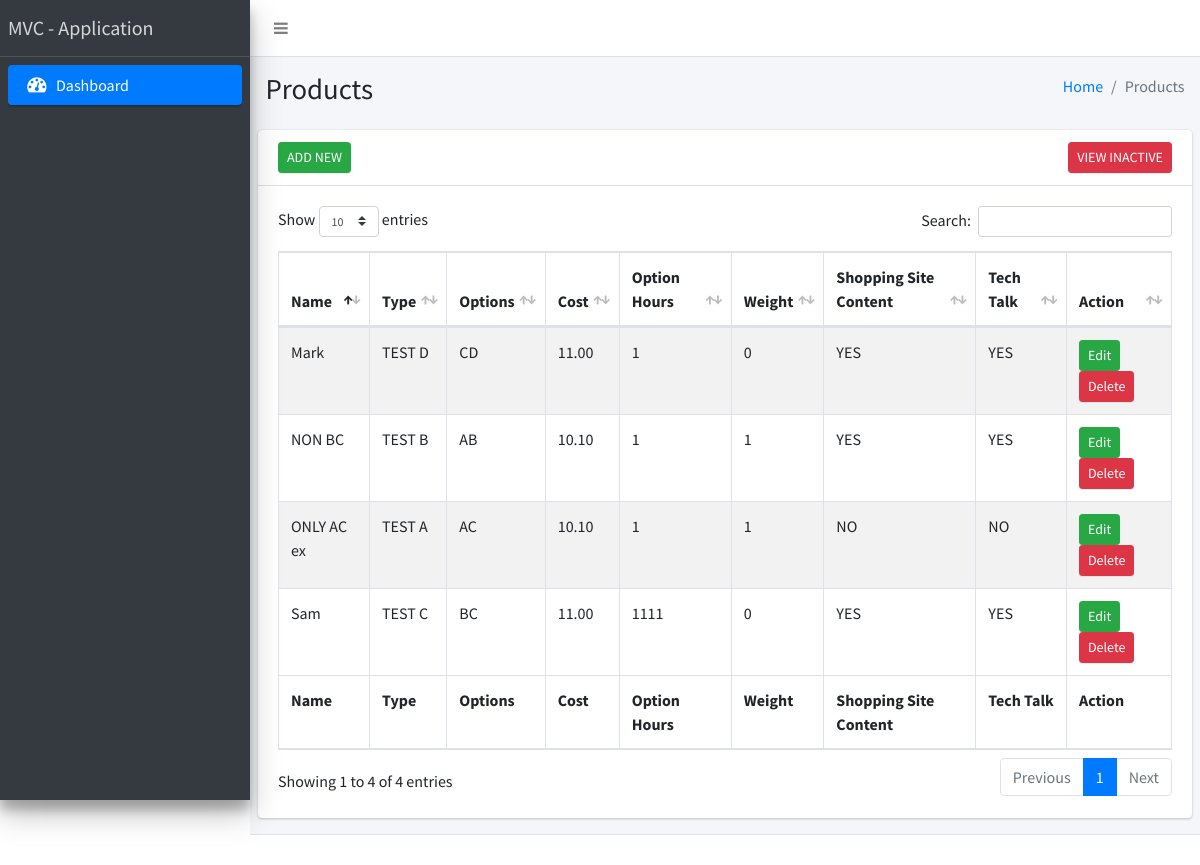
The page / on the database its author committed.
### tables this page shows
CREATE TABLE `products` (
  `id` int(11) NOT NULL,
  `type` varchar(255) NOT NULL,
  `options_type` varchar(255) DEFAULT NULL,
  `name` varchar(200) NOT NULL,
  `cost` double(8,2) NOT NULL,
  `option_hours` int(11) NOT NULL,
  `weight` int(11) NOT NULL,
  `shopping_site_content` enum('YES','NO') NOT NULL DEFAULT 'YES',
  `tech_talk` enum('YES','NO') NOT NULL DEFAULT 'YES',
  `status` enum('ACTIVE','INACTIVE') DEFAULT 'ACTIVE'
);

### application/controllers/Products.php (called while the page is built, shortened)
<?php
class Products extends CI_Controller
{
    function __construct()
    {
        $this->load->model('ProductsModel');
        $this->load->helper(array('form', 'url'));
        $this->load->library('form_validation');
    }
    function index()
    {
        $data = $this->ProductsModel->productsList();
        $this->load->view('home', ['data' => $data]);
    }
}

### index.php (called while the page is built, shortened)
<?php
require_once BASEPATH.'core/CodeIgniter.php';

### application/models/ProductsModel.php (called while the page is built, shortened)
<?php
class ProductsModel extends CI_Model
{
	function productsList()
	{
		$this->db->select("*");
		$this->db->from("products");
		$this->db->where('status ', 'ACTIVE');
		$q = $this->db->get();
		return $q->result();
	}
}

### application/views/home.php (the view, shortened to what this page needs)
<!DOCTYPE html>
<html>
<head>
   <link rel="stylesheet" href="<?= base_url('assets/plugins/'); ?>font-awesome/css/font-awesome.min.css">
   <link rel="stylesheet" href="<?= base_url('assets/datatable/'); ?>dataTables.bootstrap4.min.css">
   <link rel="stylesheet" href="https://code.ionicframework.com/ionicons/2.0.1/css/ionicons.min.css">
   <link rel="stylesheet" href="<?= base_url('assets/dist/'); ?>css/adminlte.min.css">
</head>
<body class="hold-transition sidebar-mini">
   <div class="wrapper">
      <nav class="main-header navbar navbar-expand bg-white navbar-light border-bottom">
         <ul class="navbar-nav">
            <li class="nav-item">
               <a class="nav-link" data-widget="pushmenu" href="#"><i class="fa fa-bars"></i></a>
            </li>
         </ul>
      </nav>
      <aside class="main-sidebar sidebar-dark-primary elevation-4">
         <a href="<?= base_url('/'); ?>" class="brand-link">
            MVC - Application
         </a>
         <div class="sidebar">
            <nav class="mt-2">
               <ul class="nav nav-pills nav-sidebar flex-column" data-widget="treeview" role="menu" data-accordion="false">
                  <li class="nav-item">
                     <a href="<?= base_url('/'); ?>" class="nav-link active">
                        <i class="nav-icon fa fa-dashboard"></i>
                        <p>Dashboard</p>
                     </a>
                  </li>
               </ul>
            </nav>
         </div>
      </aside>
      <div class="content-wrapper">
         <section class="content-header">
            <div class="container-fluid">
               <div class="row mb-2">
                  <div class="col-sm-6">
                     <h1>Products</h1>
                  </div>
                  <div class="col-sm-6">
                     <ol class="breadcrumb float-sm-right">
                        <li class="breadcrumb-item"><a href="#">Home</a></li>
                        <li class="breadcrumb-item active">Products</li>
                     </ol>
                  </div>
               </div>
            </div>
         </section>
         <section class="content">
            <div class="row">
               <div class="col-12">
                  <div class="card">
                     <div class="card-header">
                        <a href="<?= base_url('products/create') ?>" class="btn btn-sm btn-success pull-left">ADD NEW</a>
                        <a href="<?= base_url('products/inactive') ?>" class="btn btn-sm btn-danger pull-right">VIEW INACTIVE</a>
                     </div>
                     <div class="card-body">
                        <table id="example1" class="table table-bordered table-striped">
                           <thead>
                              <tr>
                                 <th>Name</th>
                                 <th>Type</th>
                                 <th>Options</th>
                                 <th>Cost</th>
                                 <th>Option Hours</th>
                                 <th>Weight</th>
                                 <th>Shopping Site Content</th>
                                 <th>Tech Talk</th>
                                 <th>Action</th>
                              </tr>
                           </thead>
                           <tbody>
                              <?php
                              if (!empty($data)) {
                                 foreach ($data as $d) { ?>
                                    <tr>
                                       <td><?= $d->name; ?></td>
                                       <td><?= $d->type; ?></td>
                                       <td><?= $d->options_type; ?></td>
                                       <td><?= $d->cost; ?></td>
                                       <td><?= $d->option_hours; ?></td>
                                       <td><?= $d->weight; ?></td>
                                       <td><?= $d->shopping_site_content; ?></td>
                                       <td><?= $d->tech_talk; ?></td>
                                       <td>
                                          <a href="<?php echo base_url('products/edit/') . $d->id; ?>" class="btn btn-sm btn-success">Edit</a>
                                          <a href="<?php echo base_url('products/delete/') . $d->id; ?>" class="btn btn-sm btn-danger">Delete</a>
                                       </td>
                                    </tr>
                              <?php
                                 }
                              }
                              ?>
                           </tbody>
                           <tfoot>
                              <tr>
                                 <th>Name</th>
                                 <th>Type</th>
                                 <th>Options</th>
                                 <th>Cost</th>
                                 <th>Option Hours</th>
                                 <th>Weight</th>
                                 <th>Shopping Site Content</th>
                                 <th>Tech Talk</th>
                                 <th>Action</th>
                              </tr>
                           </tfoot>
                        </table>
                     </div>
                  </div>
               </div>
            </div>
         </section>
      </div>
      <footer class="main-footer"></footer>
   </div>
</body>
</html>

### rows shown on the page
products: name "ONLY AC ex", type "TEST A", options_type "AC", cost "10.10", option_hours "1", weight "1", shopping_site_content "NO", tech_talk "NO"
products: name "NON BC", type "TEST B", options_type "AB", cost "10.10", option_hours "1", weight "1", shopping_site_content "YES", tech_talk "YES"
products: name "Sam", type "TEST C", options_type "BC", cost "11.00", option_hours "1111", weight "0", shopping_site_content "YES", tech_talk "YES"
products: name "Mark", type "TEST D", options_type "CD", cost "11.00", option_hours "1", weight "0", shopping_site_content "YES", tech_talk "YES"
